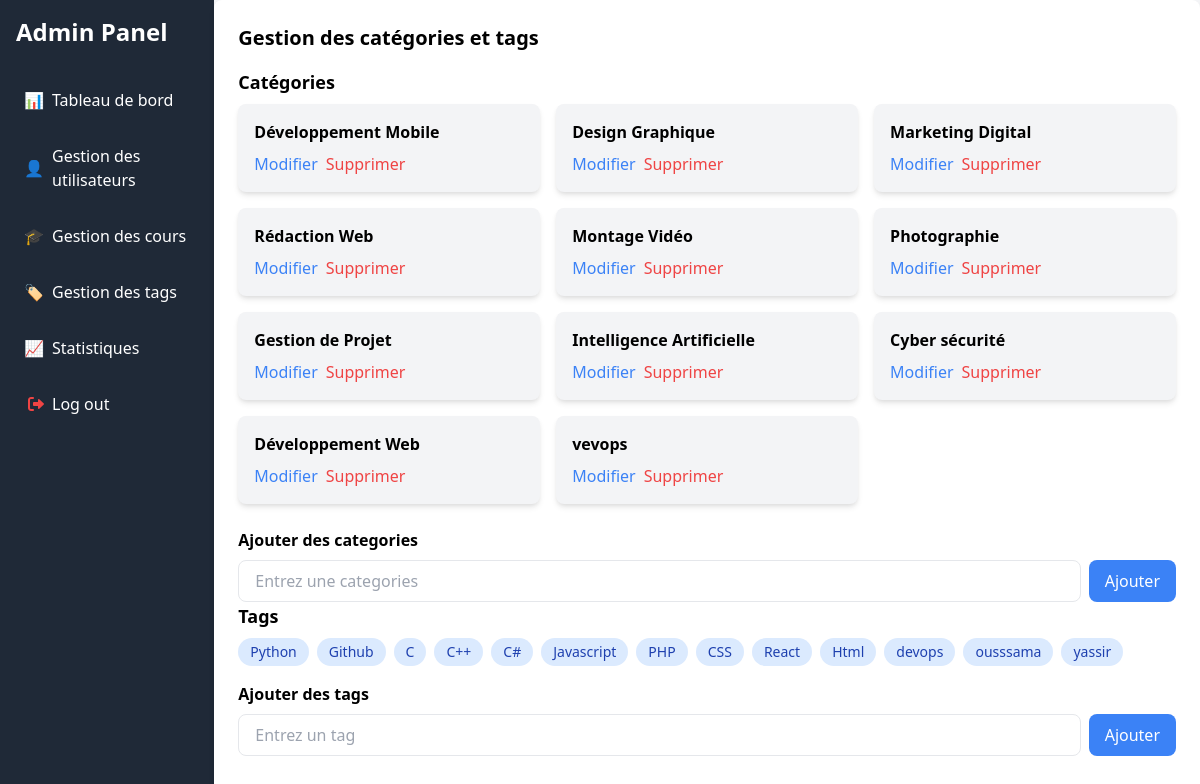
/dashboard/tags.php (signed in), run on the app's committed database.
### tables this page shows
CREATE TABLE `categories` (
  `category_id` int NOT NULL,
  `name` varchar(255) NOT NULL,
  `created_at` timestamp NULL DEFAULT CURRENT_TIMESTAMP
);

CREATE TABLE `tags` (
  `tag_id` int NOT NULL,
  `name` varchar(255) NOT NULL,
  `created_at` timestamp NULL DEFAULT CURRENT_TIMESTAMP
);

### classes/category.php (called while the page is built, shortened)
<?php
class Category{
    public function displayCategories(){
        $conn = Database::getConnection();
        $stmt = $conn->prepare("SELECT * FROM categories");
        $stmt->execute();
        $categories = $stmt->fetchAll();
        return $categories;
    }
}
?>

### classes/tags.php (called while the page is built, shortened)
<?php
class Tags{
    public function displayTags(){
        $conn = Database::getConnection();
        $stmt = $conn->prepare("SELECT * FROM tags");
        $stmt->execute();
        $tags = $stmt->fetchAll();
        return $tags;
    }
}
?>

### dashboard/tags.php (the view, shortened to what this page needs)
<?php include_once 'header.php'; ?>
    <?php
    include_once '../classes/tags.php';
    include_once '../classes/category.php';
    ?>
<div class="bg-white w-full p-6 rounded-lg shadow-md">
    <h3 class="text-xl font-bold mb-4">Gestion des catégories et tags</h3>
    <div class="mb-6">
        <h4 class="text-lg font-semibold mb-2">Catégories</h4>
        <div class="grid grid-cols-1 md:grid-cols-3 gap-4">
           <?php
            $categorie = new category;
            $categories = $categorie->displayCategories();
            foreach($categories as $category){
                echo "<div class='bg-gray-100 p-4 rounded-lg shadow-md'>";
                echo "<h5 ids=".$category['category_id']." class='font-semibold mb-2'>".$category['name']."</h5>";
                echo "<div class='flex gap-2'>";
                echo "<a onclick='modifier(event)'  class='text-blue-500 hover:underline cursor-pointer'>Modifier</a>";
                echo "<a onclick='supprimer(event)' href='tags.php?idCategory=".$category['category_id']."' class='text-red-500 hover:underline'>Supprimer</a>";
                echo "</div>";
                echo "</div>";
            }
           ?>
        </div>
    </div>
    <div>
        <h5 class="font-semibold mb-2">Ajouter des categories</h5>
        <form class="flex gap-2" method="POST">
            <input type="text" name="category" placeholder="Entrez une categories" class="w-full px-4 py-2 border rounded-lg focus:outline-none focus:ring-2 focus:ring-blue-500">
            <button type="submit" name="categorys" class="bg-blue-500 text-white px-4 py-2 rounded-lg hover:bg-blue-600">Ajouter</button>
        </form>
    </div>
    <div>
        <h4 class="text-lg font-semibold mb-2">Tags</h4>
        <div class="mb-4">
            <div class="flex flex-wrap gap-2">
                <?php
                include_once '../classes/tags.php';
                $affiche = new Tags();
                $tags = $affiche->displayTags();
                foreach($tags as $tag){
                    echo "<div  class='flex gap-2 fit-content relative'>";
                    echo "<span onmouseover='show(event)'onmouseout='cache(event)' onclick='deleteTag(event)'  ids='".$tag['tag_id']."' class='bg-blue-100 text-blue-800 px-3 py-1 rounded-full text-sm cursor-pointer'>".$tag['name']."</span>";
                    echo "</div>";
                }
                ?>
            </div>
        </div>
        <div>
            <h5 class="font-semibold mb-2">Ajouter des tags</h5>
            <form class="flex gap-2" method="POST">
                <input type="text" name="tags" placeholder="Entrez un tag" class="w-full px-4 py-2 border rounded-lg focus:outline-none focus:ring-2 focus:ring-blue-500">
                <button type="submit" name="tag" class="bg-blue-500 text-white px-4 py-2 rounded-lg hover:bg-blue-600">Ajouter</button>
            </form>
        </div>
    </div>
</div>
<?php include_once 'footer.php'; ?>

### data on the page
categories: name "Développement Mobile"
categories: name "Design Graphique"
categories: name "Marketing Digital"
categories: name "Rédaction Web"
categories: name "Montage Vidéo"
categories: name "Photographie"
categories: name "Gestion de Projet"
categories: name "Intelligence Artificielle"
categories: name "Cyber sécurité"
categories: name "Développement Web"
categories: name "vevops"
tags: name "Python"
tags: name "Github"
tags: name "C"
tags: name "C++"
tags: name "C#"
tags: name "Javascript"
tags: name "PHP"
tags: name "CSS"
tags: name "React"
tags: name "Html"
tags: name "devops"
tags: name "ousssama"
tags: name "yassir"
